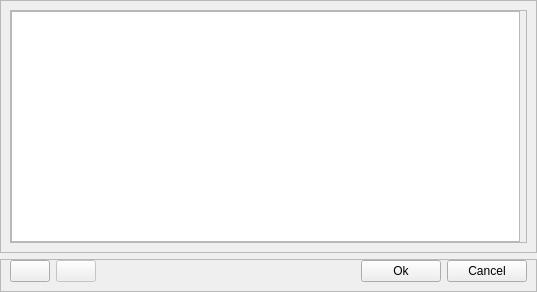
<?xml version="1.0" encoding="UTF-8"?>
<ui version="4.0">
 <class>WindowCharts</class>
 <widget class="QDialog" name="WindowCharts">
  <property name="geometry">
   <rect>
    <x>0</x>
    <y>0</y>
    <width>537</width>
    <height>292</height>
   </rect>
  </property>
  <property name="windowTitle">
   <string>Edit charts</string>
  </property>
  <property name="windowIcon">
   <iconset resource="res.qrc">
    <normaloff>:/icons/charts/chart_line_edit.png</normaloff>:/icons/charts/chart_line_edit.png</iconset>
  </property>
  <layout class="QVBoxLayout" name="verticalLayout">
   <property name="leftMargin">
    <number>0</number>
   </property>
   <property name="topMargin">
    <number>0</number>
   </property>
   <property name="rightMargin">
    <number>0</number>
   </property>
   <property name="bottomMargin">
    <number>0</number>
   </property>
   <item>
    <widget class="QFrame" name="frame_2">
     <property name="frameShape">
      <enum>QFrame::StyledPanel</enum>
     </property>
     <property name="frameShadow">
      <enum>QFrame::Raised</enum>
     </property>
     <layout class="QVBoxLayout" name="verticalLayout_2">
      <item>
       <widget class="QFrame" name="frame_4">
        <property name="frameShape">
         <enum>QFrame::StyledPanel</enum>
        </property>
        <property name="frameShadow">
         <enum>QFrame::Raised</enum>
        </property>
        <layout class="QHBoxLayout" name="horizontalLayout_3" stretch="0,0">
         <property name="leftMargin">
          <number>0</number>
         </property>
         <property name="topMargin">
          <number>0</number>
         </property>
         <property name="rightMargin">
          <number>0</number>
         </property>
         <property name="bottomMargin">
          <number>0</number>
         </property>
         <item>
          <widget class="QListView" name="charts">
           <property name="sizePolicy">
            <sizepolicy hsizetype="Expanding" vsizetype="Minimum">
             <horstretch>0</horstretch>
             <verstretch>0</verstretch>
            </sizepolicy>
           </property>
           <property name="editTriggers">
            <set>QAbstractItemView::NoEditTriggers</set>
           </property>
           <property name="selectionBehavior">
            <enum>QAbstractItemView::SelectItems</enum>
           </property>
          </widget>
         </item>
         <item>
          <widget class="WidgetChartConfiguration" name="chartConfiguration" native="true"/>
         </item>
        </layout>
       </widget>
      </item>
     </layout>
    </widget>
   </item>
   <item>
    <widget class="QFrame" name="frame">
     <property name="sizePolicy">
      <sizepolicy hsizetype="Preferred" vsizetype="Maximum">
       <horstretch>0</horstretch>
       <verstretch>0</verstretch>
      </sizepolicy>
     </property>
     <property name="frameShape">
      <enum>QFrame::StyledPanel</enum>
     </property>
     <property name="frameShadow">
      <enum>QFrame::Raised</enum>
     </property>
     <layout class="QHBoxLayout" name="horizontalLayout">
      <property name="topMargin">
       <number>0</number>
      </property>
      <item>
       <widget class="QPushButton" name="addChart">
        <property name="text">
         <string/>
        </property>
        <property name="icon">
         <iconset resource="res.qrc">
          <normaloff>:/icons/misc/add.png</normaloff>:/icons/misc/add.png</iconset>
        </property>
        <property name="autoDefault">
         <bool>false</bool>
        </property>
       </widget>
      </item>
      <item>
       <widget class="QPushButton" name="removeChart">
        <property name="enabled">
         <bool>false</bool>
        </property>
        <property name="text">
         <string/>
        </property>
        <property name="icon">
         <iconset resource="res.qrc">
          <normaloff>:/icons/misc/cancel.png</normaloff>:/icons/misc/cancel.png</iconset>
        </property>
        <property name="autoDefault">
         <bool>false</bool>
        </property>
       </widget>
      </item>
      <item>
       <spacer name="horizontalSpacer">
        <property name="orientation">
         <enum>Qt::Horizontal</enum>
        </property>
        <property name="sizeHint" stdset="0">
         <size>
          <width>262</width>
          <height>20</height>
         </size>
        </property>
       </spacer>
      </item>
      <item>
       <widget class="QPushButton" name="ok">
        <property name="text">
         <string>Ok</string>
        </property>
        <property name="autoDefault">
         <bool>false</bool>
        </property>
       </widget>
      </item>
      <item>
       <widget class="QPushButton" name="cancel">
        <property name="text">
         <string>Cancel</string>
        </property>
        <property name="autoDefault">
         <bool>false</bool>
        </property>
       </widget>
      </item>
     </layout>
    </widget>
   </item>
  </layout>
 </widget>
 <customwidgets>
  <customwidget>
   <class>WidgetChartConfiguration</class>
   <extends>QWidget</extends>
   <header>ui/widget_chartconfiguration.h</header>
   <container>1</container>
  </customwidget>
 </customwidgets>
 <resources>
  <include location="res.qrc"/>
 </resources>
 <connections/>
</ui>
